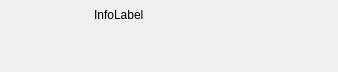
<?xml version="1.0" encoding="UTF-8"?>
<ui version="4.0">
  <class>InternetDataWaitForm</class>
  <widget class="QDialog" name="InternetDataWaitForm">
    <property name="geometry"><rect><x>0</x><y>0</y><width>338</width><height>72</height></rect></property>
    <property name="windowTitle"><string>Reciving data</string></property>
    <property name="vclBorderStyle" stdset="0"><string notr="true">bsDialog</string></property>
    <property name="vclPosition" stdset="0"><string notr="true">poOwnerFormCenter</string></property>
    <property name="vclBorderIcons" stdset="0"><string notr="true">biMinimize,biMaximize</string></property>
    <property name="vclDesignWidth" stdset="0"><number>338</number></property>
    <property name="vclDesignHeight" stdset="0"><number>72</number></property>
    <widget class="QLabel" name="InfoLabel">
      <property name="geometry"><rect><x>94</x><y>8</y><width>227</width><height>50</height></rect></property>
      <property name="text"><string>InfoLabel</string></property>
      <property name="textFormat"><enum>Qt::PlainText</enum></property>
      <property name="wordWrap"><bool>true</bool></property>
      <property name="alignment"><set>Qt::AlignLeft|Qt::AlignTop</set></property>
    </widget>
    <widget class="QLabel" name="Animate">
      <property name="geometry"><rect><x>8</x><y>8</y><width>80</width><height>50</height></rect></property>
      <property name="vclClass" stdset="0"><string notr="true">TAnimate</string></property>
      <property name="vclCommonAVI" stdset="0"><string notr="true">aviFindFolder</string></property>
    </widget>
  </widget>
  <resources><include location="../../resources/dfend.qrc"/></resources>
  <connections/>
</ui>
